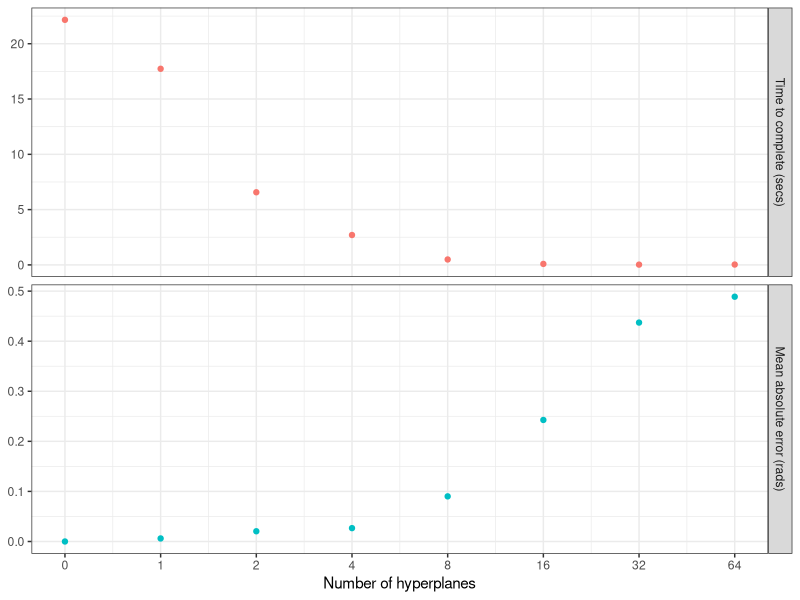

Generate this figure with R:
library(ggplot2)
library(reshape2)

chart <- read.csv('chart.csv');
chart$acc_secs <- chart$secs + chart$nanos / 1000000000;
chart$num_hyperplanes[1] = 0.5

mm <- melt(subset(chart, select=c(num_hyperplanes, acc_secs, avg_abs_err)), id.var="num_hyperplanes")
pdf('hyperplanes.pdf')
ggplot(mm, aes(x = num_hyperplanes, y = value)) +
  geom_point(aes(color = variable)) +
  facet_grid(variable ~ ., scales = "free_y", labeller=labeller(variable = c(acc_secs="Time to complete (secs)", avg_abs_err="Mean absolute error (rads)"))) +
  theme_bw() +
  theme(legend.position = "none", axis.title.y = element_blank()) +
  scale_x_continuous(trans = "log2", breaks = c(0.5, 1, 2, 4, 8, 16, 32, 64),
                     labels = c(0, 1, 2, 4, 8, 16, 32, 64)) +
  labs(x="Number of hyperplanes", y="response", size=1)
